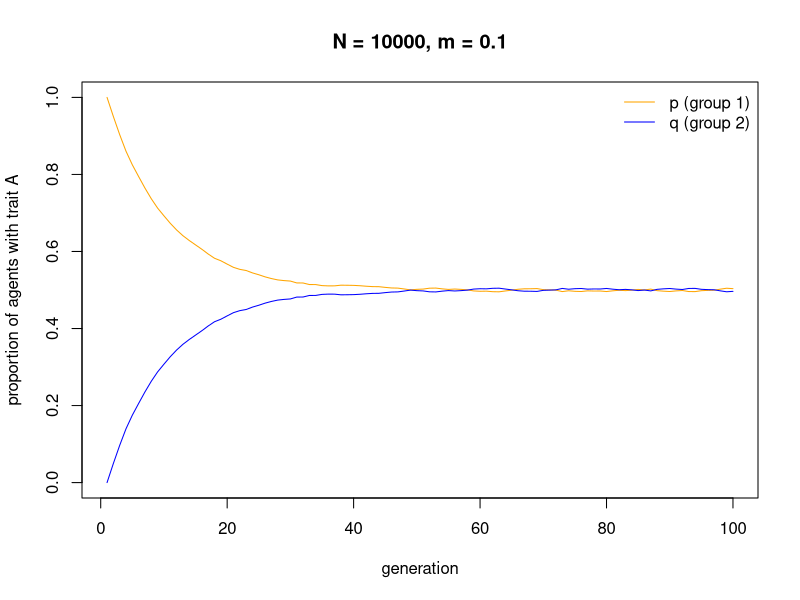
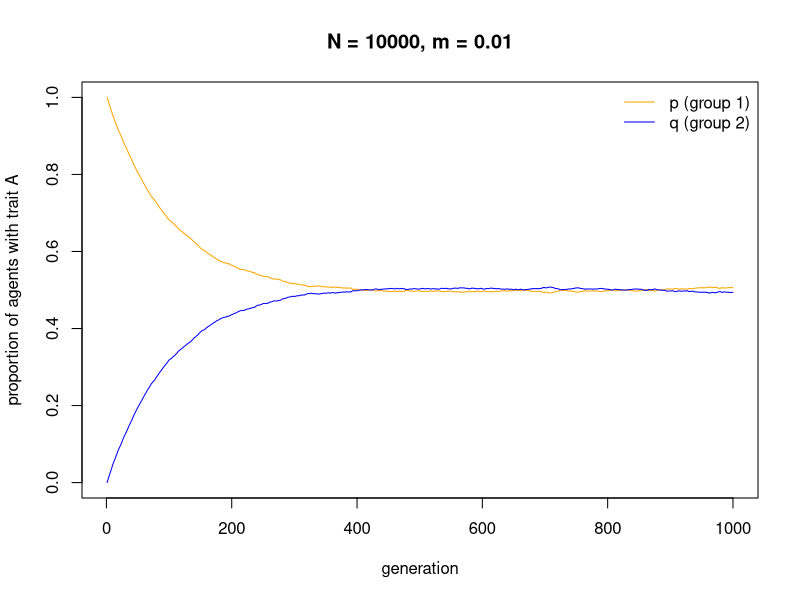
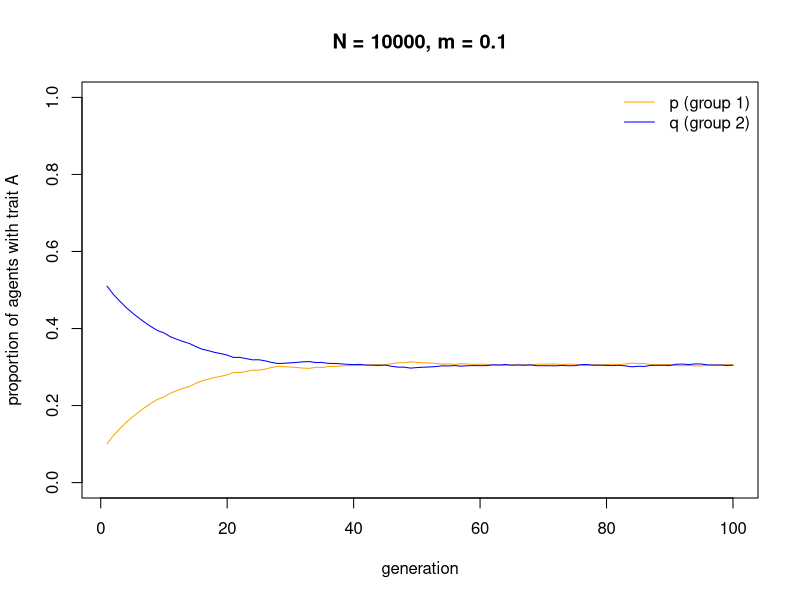
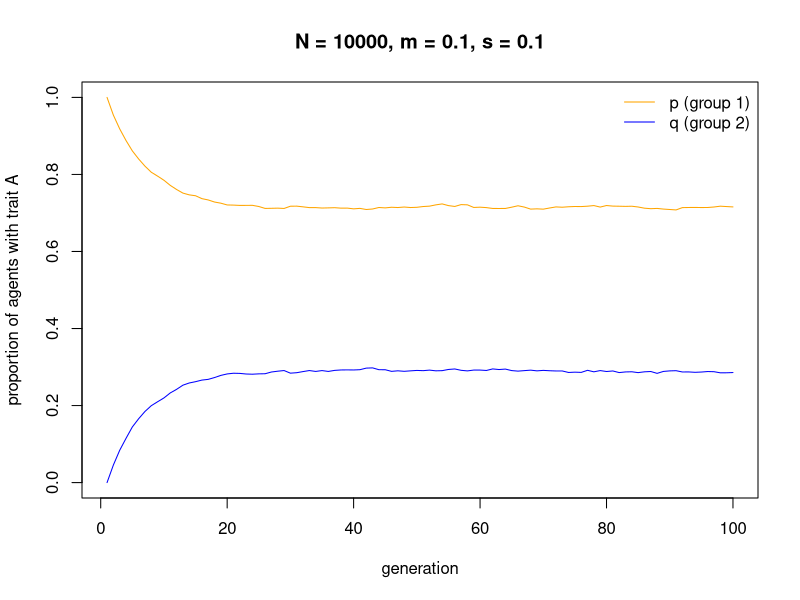
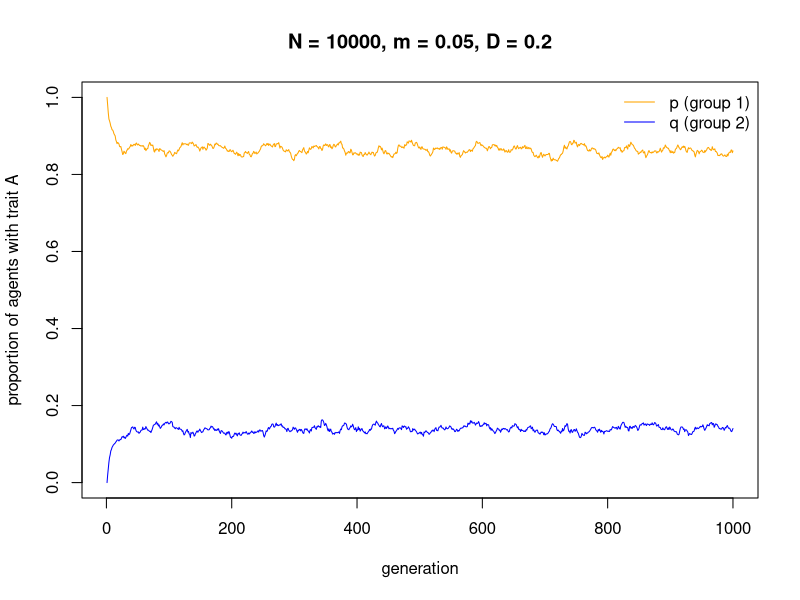
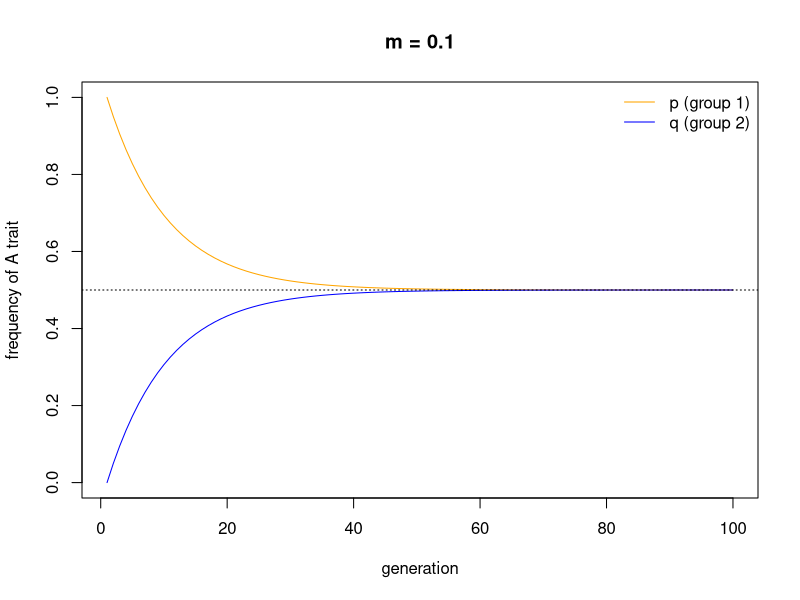
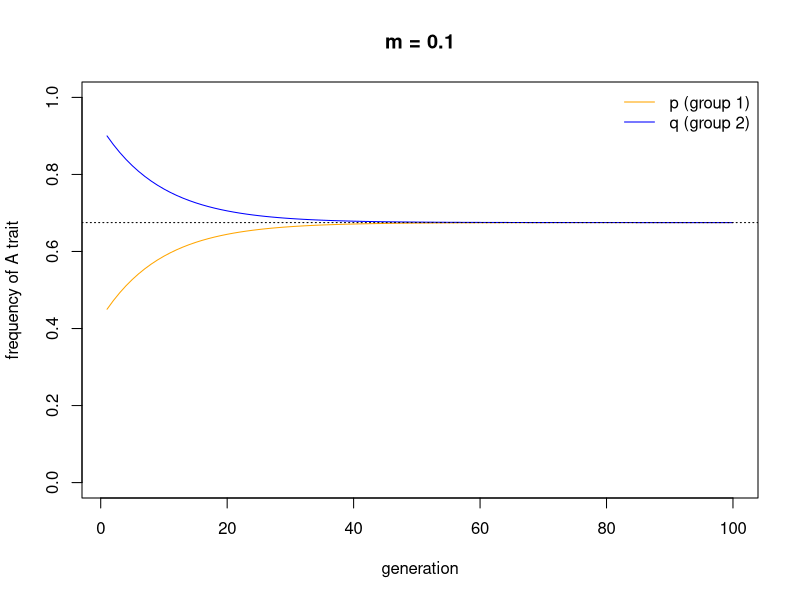

Here is the R script that generated these plots, in order:
## ---- chunk 1

N <- 100
p_0 <- 1
q_0 <- 0

agent1 <- data.frame(trait = sample(c("A","B"), N, replace = TRUE, prob = c(p_0,1-p_0)), group = 1, stringsAsFactors = FALSE)  # create first generation of group 1

agent2 <- data.frame(trait = sample(c("A","B"), N, replace = TRUE, prob = c(q_0,1-q_0)), group = 2, stringsAsFactors = FALSE)  # create first generation of group 2

agent <- rbind(agent1,agent2)  # combine agent1 and agent2 into a single agent dataframe

agent[1:5,]
agent[(N+1):(N+5),]

## ---- chunk 2

p <- sum(agent$trait[agent$group == 1] == "A") / N
q <- sum(agent$trait[agent$group == 2] == "A") / N

paste("p =", p)
paste("q =", q)

## ---- chunk 3

m <- 0.1

probs <- runif(1:(2*N))  # 2N probabilities, one for each agent, to compare against m

migrants <- agent$trait[probs < m]  # with prob m, add an agent's trait to list of migrants

agent$trait[probs < m] <- sample(migrants, length(migrants))  # put migrants randomly into empty slots

p <- sum(agent$trait[agent$group == 1] == "A") / N
q <- sum(agent$trait[agent$group == 2] == "A") / N

paste("p =", p)
paste("q =", q)

## ---- chunk 4

Migration <- function (N, p_0, q_0, m, t_max) {
  
  output <- data.frame(p = rep(NA, t_max), q = rep(NA, t_max)) # create output dataframe to hold t_max values of p and q
  
  agent1 <- data.frame(trait = sample(c("A","B"), N, replace = TRUE, prob = c(p_0,1-p_0)), group = 1, stringsAsFactors = FALSE)  # create first generation of group 1

  agent2 <- data.frame(trait = sample(c("A","B"), N, replace = TRUE, prob = c(q_0,1-q_0)), group = 2, stringsAsFactors = FALSE)  # create first generation of group 2

  agent <- rbind(agent1,agent2)  # combine agent1 and agent2 into a single agent dataframe
  
  # store first generation frequencies
  output$p[1] <- sum(agent$trait[agent$group == 1] == "A") / N
  output$q[1] <- sum(agent$trait[agent$group == 2] == "A") / N

  for (t in 2:t_max) {
  
    # migration
    probs <- runif(1:(2*N))  # 2N probabilities, one for each agent, to compare against m

    migrants <- agent$trait[probs < m]  # with prob m, add an agent's trait to list of migrants

    agent$trait[probs < m] <- sample(migrants, length(migrants))  # put migrants randomly into empty slots
    
    # store frequencies in output slot t
    output$p[t] <- sum(agent$trait[agent$group == 1] == "A") / N
    output$q[t] <- sum(agent$trait[agent$group == 2] == "A") / N

  }
  
  plot(x = 1:nrow(output), y = output$p, type = 'l', col = "orange", ylab = "proportion of agents with trait A", xlab = "generation", ylim = c(0,1), main = paste("N = ", N, ", m = ", m, sep = ""))
  lines(x = 1:nrow(output), y = output$q, col = "blue")
  legend("topright", legend = c("p (group 1)", "q (group 2)"), lty = 1, col = c("orange", "blue"), bty = "n")
  
  output  # export data from function
}
    
## ---- chunk 5

data_model5 <- Migration(N = 10000, p_0 = 1, q_0 = 0, m = 0.1, t_max = 100)

## ---- chunk 6

data_model5 <- Migration(N = 10000, p_0 = 1, q_0 = 0, m = 0.01, t_max = 1000)

## ---- chunk 7

data_model5 <- Migration(N = 10000, p_0 = 0.1, q_0 = 0.5, m = 0.1, t_max = 100)

## ---- chunk 8

MigrationPlusBiasedTransmission <- function (N, p_0, q_0, m, s, t_max) {
  
  output <- data.frame(p = rep(NA, t_max), q = rep(NA, t_max)) # create output dataframe to hold t_max values of p and q
  
  agent1 <- data.frame(trait = sample(c("A","B"), N, replace = TRUE, prob = c(p_0,1-p_0)), group = 1, stringsAsFactors = FALSE)  # create first generation of group 1

  agent2 <- data.frame(trait = sample(c("A","B"), N, replace = TRUE, prob = c(q_0,1-q_0)), group = 2, stringsAsFactors = FALSE)  # create first generation of group 2

  agent <- rbind(agent1,agent2)  # combine agent1 and agent2 into a single agent dataframe
  
  # store first generation frequencies
  output$p[1] <- sum(agent$trait[agent$group == 1] == "A") / N
  output$q[1] <- sum(agent$trait[agent$group == 2] == "A") / N

  for (t in 2:t_max) {
  
    # migration
    probs <- runif(1:(2*N))  # 2N probabilities, one for each agent, to compare against m

    migrants <- agent$trait[probs < m]  # with prob m, add an agent's trait to list of migrants

    agent$trait[probs < m] <- sample(migrants, length(migrants))  # put migrants randomly into empty slots
    
    # biased transmission
    copy <- runif(2*N)  # get 2N random numbers, one per agent, each between 0 and 1
    
    # group 1 favours A
    demonstrator_trait <- sample(agent$trait[agent$group == 1], N, replace = TRUE)  # for each group 1 agent, pick a random agent to act as demonstrator and store their trait
    agent$trait[agent$group == 1 & demonstrator_trait == "A" & copy < s] <- "A"  # if demonstrator has A and with probability s, copy A from demonstrator
    
    # group 2 favours B
    demonstrator_trait <- sample(agent$trait[agent$group == 2], N, replace = TRUE)  # for each group 1 agent, pick a random agent to act as demonstrator and store their trait
    agent$trait[agent$group == 2 & demonstrator_trait == "B" & copy < s] <- "B"  # if demonstrator has B and with probability s, copy B from demonstrator
    
    # store frequencies in output slot t
    output$p[t] <- sum(agent$trait[agent$group == 1] == "A") / N
    output$q[t] <- sum(agent$trait[agent$group == 2] == "A") / N

  }
  
  plot(x = 1:nrow(output), y = output$p, type = 'l', col = "orange", ylab = "proportion of agents with trait A", xlab = "generation", ylim = c(0,1), main = paste("N = ", N, ", m = ", m, ", s = ", s, sep = ""))
  lines(x = 1:nrow(output), y = output$q, col = "blue")
  legend("topright", legend = c("p (group 1)", "q (group 2)"), lty = 1, col = c("orange", "blue"), bty = "n")
  
  output  # export data from function
}
    
## ---- chunk 9

data_model5 <- MigrationPlusBiasedTransmission(N = 10000, p_0 = 1, q_0 = 0, m = 0.1, s = 0.1, t_max = 100)

## ---- chunk 10

MigrationPlusConformity <- function (N, p_0, q_0, m, D, t_max) {
  
  output <- data.frame(p = rep(NA, t_max), q = rep(NA, t_max)) # create output dataframe to hold t_max values of p and q
  
  agent1 <- data.frame(trait = sample(c("A","B"), N, replace = TRUE, prob = c(p_0,1-p_0)), group = 1, stringsAsFactors = FALSE)  # create first generation of group 1

  agent2 <- data.frame(trait = sample(c("A","B"), N, replace = TRUE, prob = c(q_0,1-q_0)), group = 2, stringsAsFactors = FALSE)  # create first generation of group 2

  agent <- rbind(agent1,agent2)  # combine agent1 and agent2 into a single agent dataframe
  
  # store first generation frequencies
  output$p[1] <- sum(agent$trait[agent$group == 1] == "A") / N
  output$q[1] <- sum(agent$trait[agent$group == 2] == "A") / N

  for (t in 2:t_max) {
  
    # migration
    probs <- runif(1:(2*N))  # 2N probabilities, one for each agent, to compare against m

    migrants <- agent$trait[probs < m]  # with prob m, add an agent's trait to list of migrants

    agent$trait[probs < m] <- sample(migrants, length(migrants))  # put migrants randomly into empty slots
    
    # conformity in group 1:
    
    # create dataframe with a set of 3 randomly-picked group 1 demonstrators for each agent
    demonstrators <- data.frame(dem1 = sample(agent$trait[agent$group == 1], N, replace = TRUE), dem2 = sample(agent$trait[agent$group == 1], N, replace = TRUE), dem3 = sample(agent$trait[agent$group == 1], N, replace = TRUE), stringsAsFactors = F)

    # get the number of As in each 3-dem combo
    numAs <- rowSums(demonstrators == "A")

    agent$trait[agent$group == 1 & numAs == 3] <- "A"  # for dem combos with all As, set to A
    agent$trait[agent$group == 1 & numAs == 0] <- "B"  # for dem combos with no As, set to B

    prob <- runif(N)
      
    # when A is a majority, 2/3
    agent$trait[agent$group == 1 & numAs == 2 & prob < (2/3 + D/3)] <- "A"
    agent$trait[agent$group == 1 & numAs == 2 & prob >= (2/3 + D/3)] <- "B"

    # when A is a minority, 1/3
    agent$trait[agent$group == 1 & numAs == 1 & prob < (1/3 - D/3)] <- "A"
    agent$trait[agent$group == 1 & numAs == 1 & prob >= (1/3 - D/3)] <- "B"
    
    # conformity in group 2:
    
    # create dataframe with a set of 3 randomly-picked group 1 demonstrators for each agent
    demonstrators <- data.frame(dem1 = sample(agent$trait[agent$group == 2], N, replace = TRUE), dem2 = sample(agent$trait[agent$group == 2], N, replace = TRUE), dem3 = sample(agent$trait[agent$group == 2], N, replace = TRUE), stringsAsFactors = F)

    # get the number of As in each 3-dem combo
    numAs <- rowSums(demonstrators == "A")

    agent$trait[agent$group == 2 & numAs == 3] <- "A"  # for dem combos with all As, set to A
    agent$trait[agent$group == 2 & numAs == 0] <- "B"  # for dem combos with no As, set to B

    prob <- runif(N)
      
    # when A is a majority, 2/3
    agent$trait[agent$group == 2 & numAs == 2 & prob < (2/3 + D/3)] <- "A"
    agent$trait[agent$group == 2 & numAs == 2 & prob >= (2/3 + D/3)] <- "B"

    # when A is a minority, 1/3
    agent$trait[agent$group == 2 & numAs == 1 & prob < (1/3 - D/3)] <- "A"
    agent$trait[agent$group == 2 & numAs == 1 & prob >= (1/3 - D/3)] <- "B"
    
    # store frequencies in output slot t
    output$p[t] <- sum(agent$trait[agent$group == 1] == "A") / N
    output$q[t] <- sum(agent$trait[agent$group == 2] == "A") / N

  }
  
  plot(x = 1:nrow(output), y = output$p, type = 'l', col = "orange", ylab = "proportion of agents with trait A", xlab = "generation", ylim = c(0,1), main = paste("N = ", N, ", m = ", m, ", D = ", D, sep = ""))
  lines(x = 1:nrow(output), y = output$q, col = "blue")
  legend("topright", legend = c("p (group 1)", "q (group 2)"), lty = 1, col = c("orange", "blue"), bty = "n")
  
  output  # export data from function
}
    
## ---- chunk 11

data_model5 <- MigrationPlusConformity(N = 10000, p_0 = 1, q_0 = 0, m = 0.05, D = 0.2, t_max = 1000)

## ---- chunk 12

MigrationRecursion <- function(m, t_max, p_0, q_0) {
  
  p <- rep(0,t_max)
  p[1] <- p_0
  
  q <- rep(0,t_max)
  q[1] <- q_0
  
  for (i in 2:t_max) {
    x_bar <- (p[i-1] + q[i-1]) / 2
    
    p[i] <- p[i-1]*(1-m) + x_bar*m
    
    q[i] <- q[i-1]*(1-m) + x_bar*m
  }
  
  plot(x = 1:t_max, y = p, type = "l", ylim = c(0,1), ylab = "frequency of A trait", xlab = "generation", col = "orange", main = paste("m = ", m, sep = ""))
  lines(x = 1:t_max, y = q, col = "blue")
  abline(h = (p_0 + q_0) / 2, lty = 3)
  legend("topright", legend = c("p (group 1)", "q (group 2)"), lty = 1, col = c("orange", "blue"), bty = "n")

}

MigrationRecursion(m = 0.1, t_max = 100, p_0 = 1, q_0 = 0)

## ---- chunk 13

MigrationRecursion(m = 0.1, t_max = 100, p_0 = 0.45, q_0 = 0.9)

